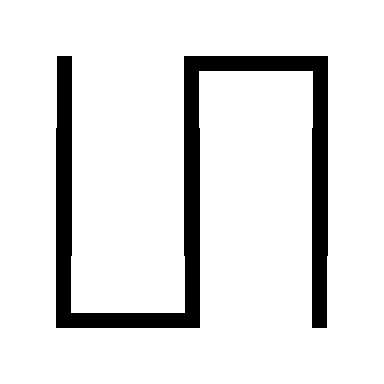

A 2D game scene composited from a Tiled map and its tileset images. What follows is a short description and the map's XML, with every tile layer's data as written:
An orthogonal 3x3 tile map with 128x128 px tiles, 1 tile layer (Tile Layer 1).

<map version="1.5" tiledversion="1.7.2" orientation="orthogonal" renderorder="right-down" width="3" height="3" tilewidth="128" tileheight="128" infinite="0" nextlayerid="2" nextobjectid="1">
 <tileset firstgid="1" name="g1" tilewidth="128" tileheight="128" tilecount="15" columns="0">
  <grid orientation="orthogonal" width="1" height="1" />
  <tile id="0">
   <image width="128" height="128" source="../tileset/0.bmp" />
  </tile>
  <tile id="1">
   <image width="128" height="128" source="../tileset/1.bmp" />
  </tile>
  <tile id="2">
   <image width="128" height="128" source="../tileset/2.bmp" />
  </tile>
  <tile id="3">
   <image width="128" height="128" source="../tileset/3.bmp" />
  </tile>
  <tile id="4">
   <image width="128" height="128" source="../tileset/4.bmp" />
  </tile>
  <tile id="5">
   <image width="128" height="128" source="../tileset/5.bmp" />
  </tile>
  <tile id="6">
   <image width="128" height="128" source="../tileset/6.bmp" />
  </tile>
  <tile id="7">
   <image width="128" height="128" source="../tileset/7.bmp" />
  </tile>
  <tile id="8">
   <image width="128" height="128" source="../tileset/8.bmp" />
  </tile>
  <tile id="9">
   <image width="128" height="128" source="../tileset/9.bmp" />
  </tile>
  <tile id="10">
   <image width="128" height="128" source="../tileset/10.bmp" />
  </tile>
  <tile id="11">
   <image width="128" height="128" source="../tileset/11.bmp" />
  </tile>
  <tile id="12">
   <image width="128" height="128" source="../tileset/12.bmp" />
  </tile>
  <tile id="13">
   <image width="128" height="128" source="../tileset/13.bmp" />
  </tile>
  <tile id="14">
   <image width="128" height="128" source="../tileset/14.bmp" />
  </tile>
 </tileset>
 <layer id="1" name="Tile Layer 1" width="3" height="3">
  <data encoding="csv">
3,8,9,
5,5,5,
7,10,1
</data>
 </layer>
</map>
